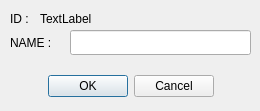
<?xml version="1.0" encoding="UTF-8"?>
<ui version="4.0">
 <class>DialogChangeName</class>
 <widget class="QDialog" name="DialogChangeName">
  <property name="geometry">
   <rect>
    <x>0</x>
    <y>0</y>
    <width>260</width>
    <height>111</height>
   </rect>
  </property>
  <property name="windowTitle">
   <string>Change Name</string>
  </property>
  <widget class="QDialogButtonBox" name="buttonBox">
   <property name="geometry">
    <rect>
     <x>10</x>
     <y>70</y>
     <width>241</width>
     <height>32</height>
    </rect>
   </property>
   <property name="orientation">
    <enum>Qt::Horizontal</enum>
   </property>
   <property name="standardButtons">
    <set>QDialogButtonBox::Cancel|QDialogButtonBox::Ok</set>
   </property>
   <property name="centerButtons">
    <bool>true</bool>
   </property>
  </widget>
  <widget class="QLabel" name="label">
   <property name="geometry">
    <rect>
     <x>10</x>
     <y>10</y>
     <width>21</width>
     <height>17</height>
    </rect>
   </property>
   <property name="text">
    <string>ID : </string>
   </property>
  </widget>
  <widget class="QLabel" name="label_id">
   <property name="geometry">
    <rect>
     <x>40</x>
     <y>10</y>
     <width>231</width>
     <height>17</height>
    </rect>
   </property>
   <property name="text">
    <string>TextLabel</string>
   </property>
  </widget>
  <widget class="QLineEdit" name="lineEdit_name">
   <property name="geometry">
    <rect>
     <x>70</x>
     <y>30</y>
     <width>181</width>
     <height>25</height>
    </rect>
   </property>
   <property name="alignment">
    <set>Qt::AlignCenter</set>
   </property>
  </widget>
  <widget class="QLabel" name="label_2">
   <property name="geometry">
    <rect>
     <x>10</x>
     <y>30</y>
     <width>51</width>
     <height>25</height>
    </rect>
   </property>
   <property name="text">
    <string>NAME :</string>
   </property>
  </widget>
 </widget>
 <resources/>
 <connections>
  <connection>
   <sender>buttonBox</sender>
   <signal>accepted()</signal>
   <receiver>DialogChangeName</receiver>
   <slot>accept()</slot>
   <hints>
    <hint type="sourcelabel">
     <x>248</x>
     <y>254</y>
    </hint>
    <hint type="destinationlabel">
     <x>157</x>
     <y>274</y>
    </hint>
   </hints>
  </connection>
  <connection>
   <sender>buttonBox</sender>
   <signal>rejected()</signal>
   <receiver>DialogChangeName</receiver>
   <slot>reject()</slot>
   <hints>
    <hint type="sourcelabel">
     <x>316</x>
     <y>260</y>
    </hint>
    <hint type="destinationlabel">
     <x>286</x>
     <y>274</y>
    </hint>
   </hints>
  </connection>
 </connections>
</ui>
